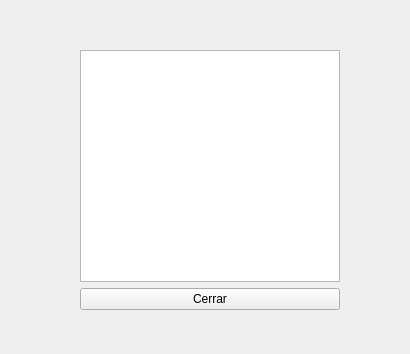
<?xml version="1.0" encoding="UTF-8"?>
<ui version="4.0">
 <class>Widget</class>
 <widget class="QWidget" name="Widget">
  <property name="geometry">
   <rect>
    <x>0</x>
    <y>0</y>
    <width>410</width>
    <height>354</height>
   </rect>
  </property>
  <property name="windowTitle">
   <string>Widget</string>
  </property>
  <widget class="QWidget" name="layoutWidget">
   <property name="geometry">
    <rect>
     <x>80</x>
     <y>50</y>
     <width>260</width>
     <height>260</height>
    </rect>
   </property>
   <layout class="QVBoxLayout" name="verticalLayout_2">
    <item>
     <layout class="QHBoxLayout" name="horizontalLayout_2">
      <item>
       <layout class="QVBoxLayout" name="verticalLayout">
        <item>
         <layout class="QHBoxLayout" name="horizontalLayout"/>
        </item>
        <item>
         <widget class="QListWidget" name="listWidget"/>
        </item>
        <item>
         <widget class="QPushButton" name="quitar">
          <property name="text">
           <string>Cerrar</string>
          </property>
         </widget>
        </item>
       </layout>
      </item>
     </layout>
    </item>
   </layout>
  </widget>
 </widget>
 <resources/>
 <connections/>
</ui>
